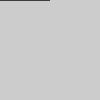
Frame 1 (no input)
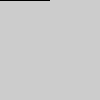
Frame 60 (the mouse pressed at the canvas centre just before this capture)
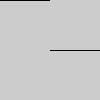
Frame 120 (the mouse held since frame 60 and released just before this capture)

The Processing sketch that drew these frames (run headless with seeded random() and noise(); from frame 60 on, the mouse is pressed at the canvas centre):

// Processing sketch: Drawing_01
// ── Drawing_01.pde
void setup(){
  
  size(100, 100);
  
}

void draw(){
  
  for(int i = 0; i < 50; i++){
    
    //drawLine(mouseX + i, mouseY + i);
    drawLine(mouseX + i, mouseY);
    
  }
  
}

void drawLine(float mousex, float mousey){
  point(mousex, mousey);
}
